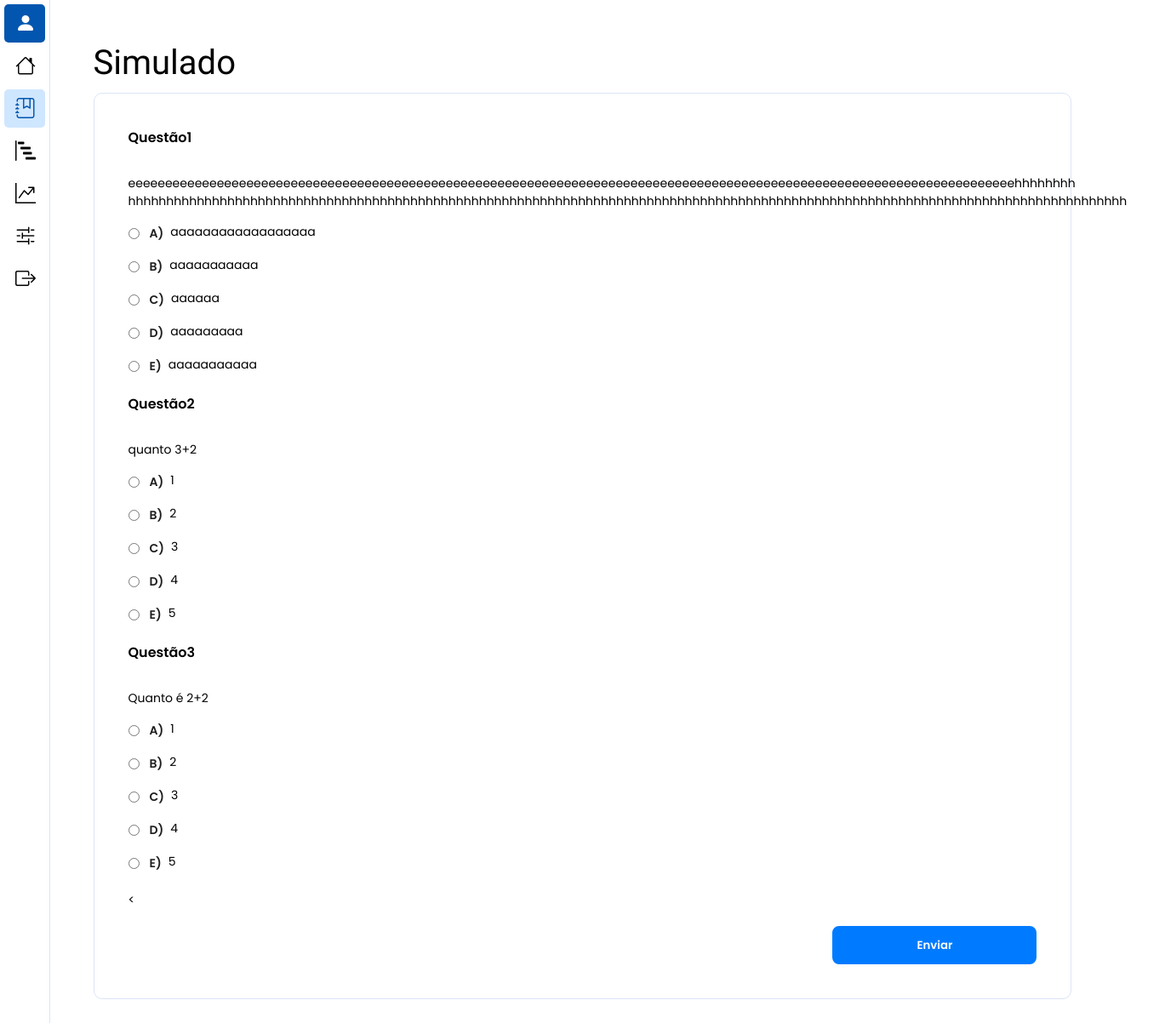
Screenshot of /pages/estudante_pages/simulado/index.php (signed in) with the database file from the repository.
### tables this page shows
CREATE TABLE `pergunta` (
  `id_pergunta` int(11) NOT NULL,
  `enunciado_pergunta` text NOT NULL,
  `alternativa_a` text NOT NULL,
  `alternativa_b` text NOT NULL,
  `alternativa_c` text NOT NULL,
  `alternativa_d` text NOT NULL,
  `alternativa_e` text NOT NULL,
  `resposta_pergunta` varchar(1) NOT NULL,
  `fk_id_disciplina` int(11) DEFAULT NULL,
  `resposta_usario` varchar(1) DEFAULT NULL,
  `fk_usuario` int(11) NOT NULL
);

### pages/estudante_pages/simulado/index.php (the view, shortened to what this page needs)
<?php
include('../../../settings/conexao.php');
?>
<!DOCTYPE html>
<html lang="pt-br">
<head>
    <link rel="stylesheet" href="style.css" />
    <link rel="stylesheet" href="https://cdn.jsdelivr.net/npm/bootstrap-icons@1.11.2/font/bootstrap-icons.min.css" />
</head>
<body>
    <nav class="menu-lateral">
        <ul>
            <li class="item-menu" id="user">
                <a href="#" style="cursor: default;">
                    <span class="icon" id="user"><i class="bi bi-person-fill"></i></span>
                </a>
            </li>
            <li class="item-menu">
                <a href="../home/index.php">
                    <span class="icon"><i class="bi bi-house"></i></span>
                </a>
            </li>
            <li class="item-menu" id="activate">
                <a href="../resumo_perguntas/index.php">
                    <span class="icon" id="activate"><i class="bi bi-journal-bookmark"></i></span>
                </a>
            </li>
            <li class="item-menu">
                <a href="../trilha/index.php">
                    <span class="icon"><i class="bi bi-bar-chart-steps"></i></span>
                </a>
            </li>
            <li class="item-menu">
                <a href="../resumo/index.php">
                    <span class="icon"><i class="bi bi-graph-up-arrow"></i></span>
                </a>
            </li>
            <li class="item-menu">
                <a href="../configs/index.php">
                    <span class="icon"><i class="bi bi-sliders2"></i></span>
                </a>
            </li>
            <li class="item-menu logout">
                <a href="../../auth/logout.php">
                    <span class="icon"><i class="bi bi-box-arrow-right"></i></span>
                </a>
            </li>
        </ul>
    </nav>
    <main>
        <div class="text">
            <h1>Simulado</h1>
        </div>
        <div class="container-form">
            <form action="feedback.php" method="post" class="form">
                <div class="form-child">
                <?php
                $sql_code = "SELECT DISTINCT fk_id_disciplina FROM pergunta ORDER BY rand();";
                $sql_query = $mysqli->query($sql_code);
                $num = 0;
                if($sql_query->num_rows>0){
                    while($disciplina_row = $sql_query->fetch_assoc()){
                        $num++;
                        $disciplina = $disciplina_row['fk_id_disciplina'];
                        $sql_code ="SELECT * FROM pergunta WHERE fk_id_disciplina = '$disciplina' ORDER BY rand() limit 10;";
                        $query = $mysqli->query($sql_code);
                        if($query->num_rows>0){
                            $pergunta = $query->fetch_assoc();
                            $enunciado = $pergunta['enunciado_pergunta'];
                            $opcaoA = $pergunta["alternativa_a"];
                            $opcaoB = $pergunta["alternativa_b"];
                            $opcaoC = $pergunta["alternativa_c"];
                            $opcaoD = $pergunta["alternativa_d"];
                            $opcaoE = $pergunta["alternativa_e"];
                            echo  '<label for="enunciado_pergunta" id="label-enunciado">Questão'.$num.'</label><br/>';                            echo '<p>'.$enunciado.'</p>';
                            echo '<div class="row-question">
                                     <input type="radio" value="A" name="alternativa_'.$pergunta['id_pergunta'].'">
                                    <label for="A">A)</label>
                                    <p>'. $opcaoA .'</p>
                                </div>';
                            echo '<div class="row-question">
                                    <input type="radio" value="B" name="alternativa_'.$pergunta['id_pergunta'].'">
                                    <label for="B">B)</label>
                                    <p>'. $opcaoB .'</p>
                                    </div>';
                            echo '<div class="row-question">
                                    <input type="radio" value="C" name="alternativa_'.$pergunta['id_pergunta'].'">
                                    <label for="C">C)</label>
                                    <p>'. $opcaoC .'</p>
                                    </div>';
                            echo '<div class="row-question">
                                    <input type="radio" value="D" name="alternativa_'.$pergunta['id_pergunta'].'">
                                    <label for="D">D)</label>
                                <p>'. $opcaoD .'</p>
                                </div>';
                            echo '<div class="row-question">
                                    <input type="radio" value="E" name="alternativa_'.$pergunta['id_pergunta'].'">
                                    <label for="E">E)</label>
                                <p>'. $opcaoE .'</p>
                            </div> <br/>';
                        }
                    }
                }
              ?>
              <
                <div class="btn-container" name="alternativa">
                    <input type="submit" value="Enviar" class="btn-cad"/>
                </div>
            </form>
        </div>
</body>
</html>

### pages/estudante_pages/simulado/style.css (style rules this page uses)
* { margin: 0; padding: 0; }
:root { --blue: #007bff; --turquoise: #11d1d4; --salmon: #ff6f61; --black: #1f1f1f; --white: #fff; }
html { scroll-behavior: smooth; }
body { display: flex; flex-direction: column; background-color: #fff; font-family: "Poppins", sans-serif; font-size: 14px; box-sizing: border-box; }
nav.menu-lateral { width: 58px; height: 100%; background-color: var(--white); position: fixed; left: 0; overflow: hidden; transition: 0.5s; border-right: 1px solid #dbe4f8; }
ul { height: auto; list-style-type: none; }
ul li.item-menu a { color: #000; text-decoration: none; font-size: 14px; padding: 5px 5px; margin-left: 8px; display: flex; align-items: center; }
ul li.item-menu a span.icon>i { font-size: 24px; }
ul li.item-menu { transition: 0.3s; margin: 5px 5px; border-radius: 5px; }
#activate { background-color: #cfe6ff; color: #0256af; }
#user { background-color: #0256af; color: #fff; }
main { padding: 50px 8%; display: flex; flex-direction: column; }
.text h1 { margin-bottom: -8px; font-size: 40px; font-family: Sora; font-weight: 500; }
.container-form { display: flex; flex-direction: column; gap: 15px; text-align: justify; }
.form { display: flex; flex-direction: column; }
.form-child { display: flex; flex-direction: column; border: 1px solid #dbe4f8; border-radius: 10px; padding: 40px; margin-bottom: 20px; margin-top: 20px; }
input[type="radio" i] { cursor: default; appearance: auto; box-sizing: border-box; margin: 6px 12px 0px 0px; padding: initial; }
input[type="submit"] { border-radius: 8px; border: 2px solid #007bff; background: #007bff; height: 45px; font-family: Poppins; color: var(--white); cursor: pointer; width: 230px; align-self: flex-end; }
#label-enunciado { color: #000000; font-size: 16px; font-weight: 600; margin-bottom: 10px; }
label { color: #1f1f1f; font-family: Poppins; font-size: 14px; font-style: normal; font-weight: 600; line-height: 24px; margin-right: 8px; }
.row-question { display: flex; margin-top: 15px; align-items: flex-start; }
.row-question p { margin-top: 0; margin-bottom: 0; }
.btn-container { width: auto; margin-top: 20px; gap: 8px; display: flex; flex-direction: row; justify-content: center; align-items: center; align-self: flex-end; }
input.btn-cad, a.btn-cancel { border-radius: 8px; height: 45px; font-family: Poppins; cursor: pointer; text-decoration: none; font-weight: 600; display: flex; align-items: center; justify-content: center; transition: 0.3s; }
input.btn-cad { width: 240px; }
@media screen and (min-width: 1311px) and (max-width: 1920px) and (min-height: 970px) { main { justify-content: center; } }

### rows the page displays
pergunta: enunciado_pergunta "eeeeeeeeeeeeeeeeeeeeeeeeeeeeeeeeeeeeeeeeeeeeeeeeeeeeeeeeeeeeeeeeeeeeeeeeeeeeeeeeeeeeeeeeeeeeeeeeeeeeeeeeeeeeeeeeeeeeeeeehhhhhhhh hhhhhhhhhhhhhhhhhhhhhhhhhhhhhhhhhhhhhhhhhhhhhhhhhhhhhhhhhhhhhhhhhhhhhhhhhhhhhhhhhhhhhhhhhhhhhhhhhhhhhhhhhhhhhhhhhhhhhhhhhhhhhhhhhhh", alternativa_a "aaaaaaaaaaaaaaaaaa", alternativa_b "aaaaaaaaaaa", alternativa_c "aaaaaa", alternativa_d "aaaaaaaaa", alternativa_e "aaaaaaaaaaa"
pergunta: enunciado_pergunta "quanto 3+2", alternativa_a "1", alternativa_b "2", alternativa_c "3", alternativa_d "4", alternativa_e "5"
pergunta: enunciado_pergunta "Quanto é 2+2", alternativa_a "1", alternativa_b "2", alternativa_c "3", alternativa_d "4", alternativa_e "5"
